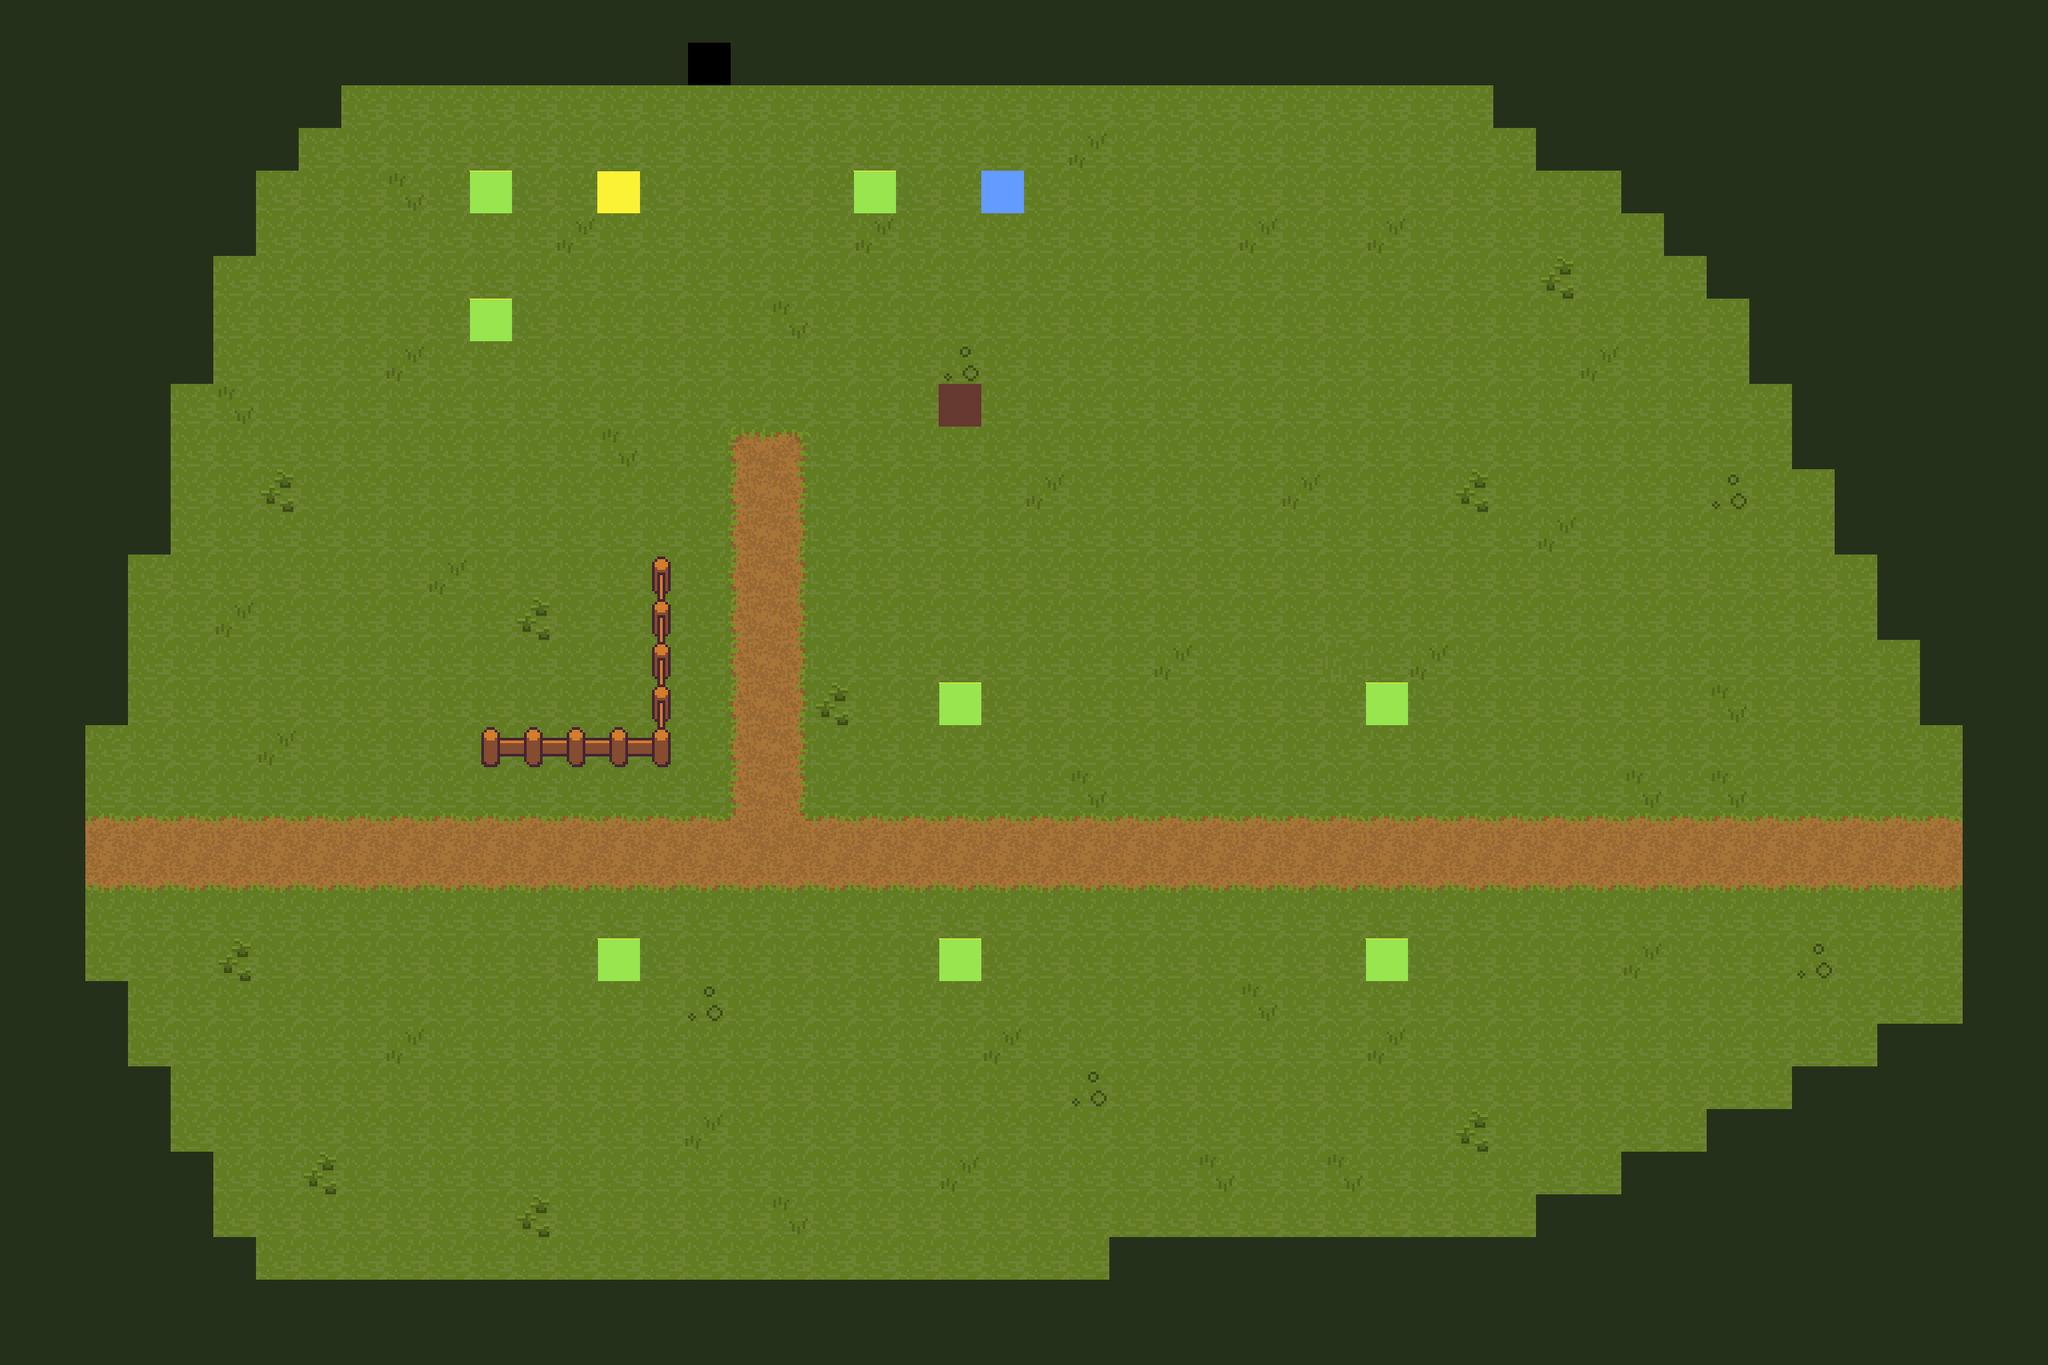

This is a level from a 2D game, rendered from its Tiled map with the project's own tilesets. A one-line summary and the map file follow, with tile-layer data summarised:
An orthogonal 48x32 tile map with 64x64 px tiles, 3 tile layers (Ground, Grass, Objects), 2 hidden layers not drawn, 7 tilesets and 11 objects (9x obstacle, 2x building).

<map version="1.10" tiledversion="1.10.2" orientation="orthogonal" renderorder="right-down" width="48" height="32" tilewidth="64" tileheight="64" infinite="0" nextlayerid="7" nextobjectid="15">
 <editorsettings>
  <export target="../map/map_1.csv" format="csv" />
 </editorsettings>
 <tileset firstgid="1" source="malon_basemap_blank.tsx" />
 <tileset firstgid="1537" source="malon_grass.tsx" />
 <tileset firstgid="1541" source="malon fence.tsx" />
 <tileset firstgid="1562" source="Objects.tsx" />
 <tileset firstgid="1566" source="boundary.tsx" />
 <tileset firstgid="1567" source="object_tiles.tsx" />
 <tileset firstgid="1571" source="epic_tileset.tsx" />
 <layer id="1" name="Ground" width="48" height="32" locked="1">
  <data>[1536 cells, 1536 non-empty, 1535 distinct tile ids]</data>
 </layer>
 <layer id="2" name="Grass" width="48" height="32" locked="1">
  <data>[1536 cells, 56 non-empty, 9 distinct tile ids]</data>
 </layer>
 <objectgroup id="3" name="Objects" locked="1">
  <object id="4" name="crate" type="obstacle" gid="1564" x="1408" y="704" width="128" height="128" />
  <object id="5" name="house" type="building" gid="1565" x="896" y="576" width="320" height="320" />
  <object id="6" name="barn" type="building" gid="1562" x="1472" y="512" width="192" height="256" />
  <object id="7" name="tree" type="obstacle" gid="1563" x="1280" y="384" width="128" height="128" />
  <object id="8" name="tree" type="obstacle" gid="1563" x="1408" y="1152" width="128" height="128" />
  <object id="9" name="tree" type="obstacle" gid="1563" x="1408" y="1536" width="128" height="128" />
  <object id="10" name="tree" type="obstacle" gid="1563" x="2048" y="1152" width="128" height="128" />
  <object id="11" name="tree" type="obstacle" gid="1563" x="2048" y="1536" width="128" height="128" />
  <object id="12" name="tree" type="obstacle" gid="1563" x="896" y="1536" width="128" height="128" />
  <object id="13" name="tree" type="obstacle" gid="1563" x="704" y="384" width="128" height="128" />
  <object id="14" name="tree" type="obstacle" gid="1563" x="704" y="576" width="128" height="128" />
 </objectgroup>
 <layer id="5" name="Objects" width="48" height="32" locked="1">
  <data>[1536 cells, 11 non-empty, 4 distinct tile ids]</data>
 </layer>
 <layer id="6" name="Edge" width="48" height="32" visible="0">
  <data>[1536 cells, 55 non-empty, 7 distinct tile ids]</data>
 </layer>
 <layer id="4" name="FloorBlocks" width="48" height="32" visible="0" locked="1">
  <data>[1536 cells, 192 non-empty, 1 distinct tile ids]</data>
 </layer>
</map>
